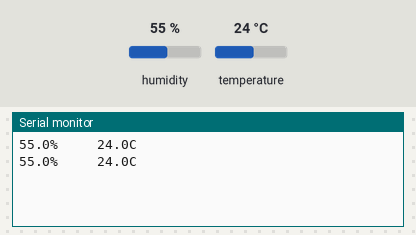
Simulated run of this sketch. Board: Arduino Uno, built with avr-gcc and run on an emulated ATmega328P. On the bench: the last lines printed to the serial monitor. The test bench sets the inputs (shaded band); at power-on: humidity 55 %, temperature 24 °C.

Above: at 2.8 s.
2.9 s: humidity set to 22 %
At 5.1 s:
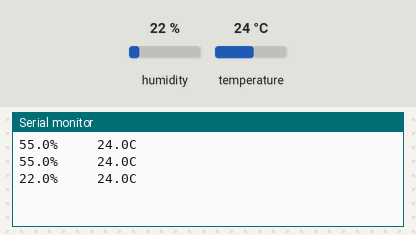
5.6 s: temperature set to 12 °C
At 7.6 s:
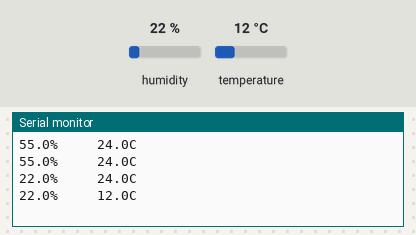
8.3 s: humidity set to 40 %
At 11.1 s:
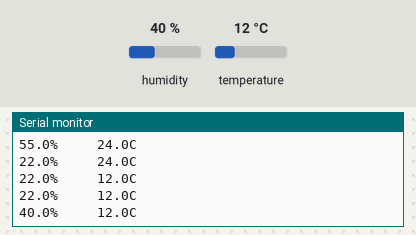
Timing chart, 0 to 12.6 s (numbered marks = the images above; inputs shaded):
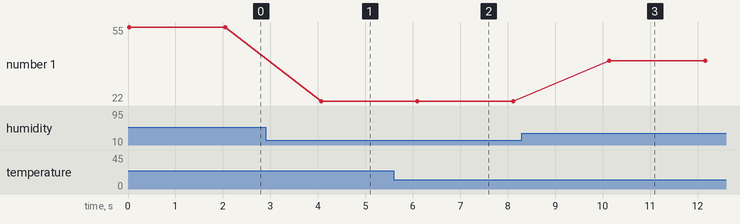

The sketch:

Humidity_sensor.ino
```cpp
#include<dht.h>
dht DHT;

// if you require to change the pin number, Edit the pin with your arduino pin.

#define DHT11_PIN 6
void setup() {

Serial.begin(9600);
}

void loop() { // READ DATA

int chk = DHT.read11(DHT11_PIN);

Serial.print(DHT.humidity, 1);
Serial.print("%     ");
Serial.print(DHT.temperature, 1);
Serial.println("C ");

delay(2000);

}
```

Measured:
- after the input at 2.9 s, the serial monitor: prints a new line after 1.2 s (image 1)
- after the input at 5.6 s, the serial monitor: prints a new line after 0.50 s (image 2)
- after the input at 8.3 s, the serial monitor: prints a new line after 1.8 s (image 3)
- plotted number 1: 55 → 22 after the input at 2.9 s, 22 → 40 after the input at 8.3 s
